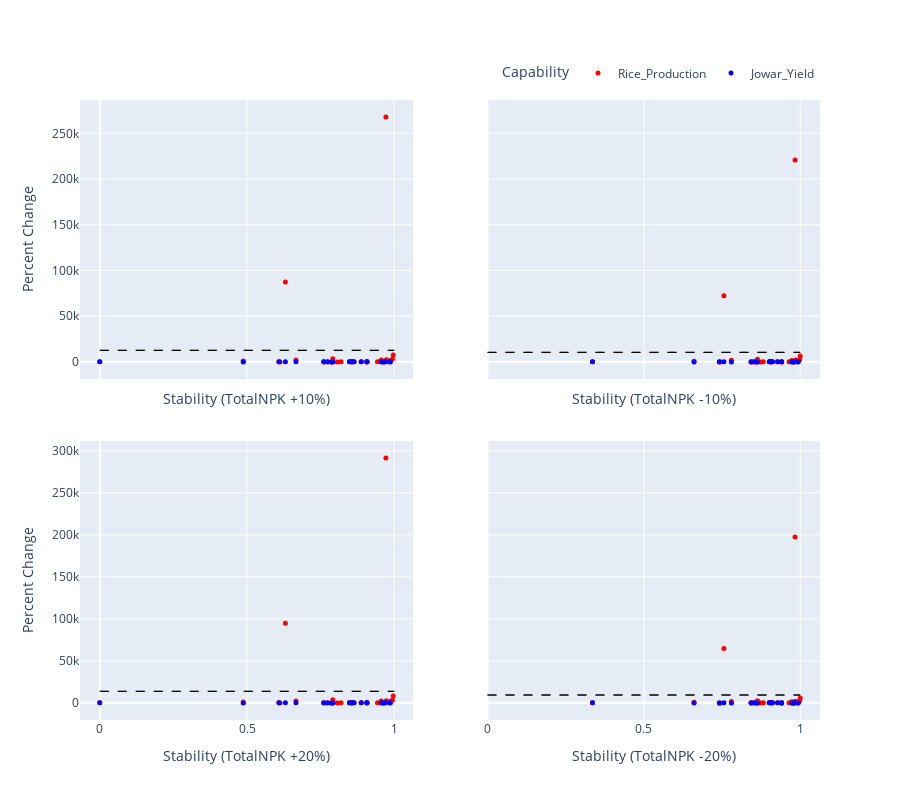

Notebook code for this chart:
### Code cell
base_column = "TotalNPK"
capability_vector = ["Rice_Production", "Jowar_Yield"]
# change_percentage = 20
change_percentages = [10,20]
dim = len(capability_vector)

new_data_1,result_df,res1_df = calc_and_vis_impact_stability_2D(G, existing_data.copy(), adjacency_file, base_column, capability_vector, change_percentages, dim)
new_data_1.head()

### Figure 1 — Plotly figure (JSON) as saved in the notebook; plotly's stock layout.template omitted (floating-point values rounded to 4 significant figures)
{"data": [{"hovertemplate": "%{text}<br>Percent Change: %{y:.2f}<br>Stability: %{x:.2f}", "marker": {"color": "red", "size": 5, "symbol": "circle"}, "mode": "markers", "name": "Rice_Production +10%", "showlegend": false, "text": ["BENGALURU", "BENGALURU(R)", "RAMANAGARA", "CHITRADURGA", "DAVANAGERE", "KOLAR", "CHIKKABALLAPURA", "SHIVAMOGGA", "TUMAKURU", "CHIKKAMAGALURU", "DAKSHINA KANNADA", "UDUPI", "HASSAN", "KODAGU", "MANDYA", "MYSURU", "CHAMARAJANAGAR", "BELAGAVI", "VIJAYAPURA", "BAGALKOT", "DHARAWAD", "GADAG", "HAVERI", "UTTARA KANNADA", "BALLARI", "BIDAR", "KALABURAGI", "YADGIRI", "RAICHUR", "KOPPAL"], "type": "scatter", "x": [0.9556, 0.973, 0.8193, 0.6663, 0.7872, 0.9964, 0.9937, 0.9644, 0.9853, 0.8479, 0.8067, 0.7612, 0.8571, 0.9429, 0.8558, 0.9073, 0.8634, 0, 0.6303, 0.9715, 0.7607, 0.4871, 0.9649, 0.6122, 0.6084, 0.7914, 0.9868, 0.8878, 0.7735, 0.907], "xaxis": "x", "y": [1928.0, 2364.0, 126.6, 2113.0, -45.64, 7490.0, 2922.0, -59.82, 310.5, 66.3, -57.57, -82.59, 28.93, 32.25, -33.11, -52.38, 52.12, 167.0, 87260.0, 267800.0, 208.6, 842.4, 40.65, -68.76, -20.58, 3435.0, 1775.0, 8.927, -36.71, -18.47], "yaxis": "y"}, {"hovertemplate": "%{text}<br>Percent Change: %{y:.2f}<br>Stability: %{x:.2f}", "marker": {"color": "red", "size": 5, "symbol": "circle"}, "mode": "markers", "name": "Rice_Production -10%", "showlegend": false, "text": ["BENGALURU", "BENGALURU(R)", "RAMANAGARA", "CHITRADURGA", "DAVANAGERE", "KOLAR", "CHIKKABALLAPURA", "SHIVAMOGGA", "TUMAKURU", "CHIKKAMAGALURU", "DAKSHINA KANNADA", "UDUPI", "HASSAN", "KODAGU", "MANDYA", "MYSURU", "CHAMARAJANAGAR", "BELAGAVI", "VIJAYAPURA", "BAGALKOT", "DHARAWAD", "GADAG", "HAVERI", "UTTARA KANNADA", "BALLARI", "BIDAR", "KALABURAGI", "YADGIRI", "RAICHUR", "KOPPAL"], "type": "scatter", "x": [0.9728, 0.9844, 0.8819, 0.7799, 0.8605, 1, 0.9982, 0.9786, 0.9926, 0.901, 0.8735, 0.8432, 0.9071, 0.9643, 0.9062, 0.9406, 0.9113, 0.3357, 0.7559, 0.9834, 0.8428, 0.6604, 0.979, 0.7439, 0.7413, 0.8633, 0.9936, 0.9275, 0.8514, 0.9404], "xaxis": "x2", "y": [1603.0, 1978.0, 97.58, 1743.0, -55.22, 6281.0, 2428.0, -66.74, 241.5, 37.4, -64.17, -84.69, 6.52, 9.919, -44.68, -60.62, 27.69, 119.3, 72250.0, 220800.0, 156.9, 691.5, 16.26, -73.48, -34.66, 2865.0, 1453.0, -10.22, -47.91, -32.68], "yaxis": "y2"}, {"hovertemplate": "%{text}<br>Percent Change: %{y:.2f}<br>Stability: %{x:.2f}", "marker": {"color": "blue", "size": 5, "symbol": "circle"}, "mode": "markers", "name": "Jowar_Yield +10%", "showlegend": false, "text": ["BENGALURU", "BENGALURU(R)", "RAMANAGARA", "CHITRADURGA", "DAVANAGERE", "KOLAR", "CHIKKABALLAPURA", "SHIVAMOGGA", "TUMAKURU", "CHIKKAMAGALURU", "DAKSHINA KANNADA", "UDUPI", "HASSAN", "KODAGU", "MANDYA", "MYSURU", "CHAMARAJANAGAR", "BELAGAVI", "VIJAYAPURA", "BAGALKOT", "DHARAWAD", "GADAG", "HAVERI", "UTTARA KANNADA", "BALLARI", "BIDAR", "KALABURAGI", "YADGIRI", "RAICHUR", "KOPPAL"], "type": "scatter", "x": [0.9556, 0.973, 0.8193, 0.6663, 0.7872, 0.9964, 0.9937, 0.9644, 0.9853, 0.8479, 0.8067, 0.7612, 0.8571, 0.9429, 0.8558, 0.9073, 0.8634, 0, 0.6303, 0.9715, 0.7607, 0.4871, 0.9649, 0.6122, 0.6084, 0.7914, 0.9868, 0.8878, 0.7735, 0.907], "xaxis": "x", "y": [-59.96, null, null, -23.59, -33.54, null, null, -56.48, -42.32, 22.31, null, null, 20.31, null, 4.978, -6.34, 67.52, 92.3, -2.47, 32.52, -28.88, -39.92, -11.66, null, -6.146, -40.39, -17.32, 12.88, 19.95, -11.7], "yaxis": "y"}, {"hovertemplate": "%{text}<br>Percent Change: %{y:.2f}<br>Stability: %{x:.2f}", "marker": {"color": "blue", "size": 5, "symbol": "circle"}, "mode": "markers", "name": "Jowar_Yield -10%", "showlegend": false, "text": ["BENGALURU", "BENGALURU(R)", "RAMANAGARA", "CHITRADURGA", "DAVANAGERE", "KOLAR", "CHIKKABALLAPURA", "SHIVAMOGGA", "TUMAKURU", "CHIKKAMAGALURU", "DAKSHINA KANNADA", "UDUPI", "HASSAN", "KODAGU", "MANDYA", "MYSURU", "CHAMARAJANAGAR", "BELAGAVI", "VIJAYAPURA", "BAGALKOT", "DHARAWAD", "GADAG", "HAVERI", "UTTARA KANNADA", "BALLARI", "BIDAR", "KALABURAGI", "YADGIRI", "RAICHUR", "KOPPAL"], "type": "scatter", "x": [0.9728, 0.9844, 0.8819, 0.7799, 0.8605, 1, 0.9982, 0.9786, 0.9926, 0.901, 0.8735, 0.8432, 0.9071, 0.9643, 0.9062, 0.9406, 0.9113, 0.3357, 0.7559, 0.9834, 0.8428, 0.6604, 0.979, 0.7439, 0.7413, 0.8633, 0.9936, 0.9275, 0.8514, 0.9404], "xaxis": "x2", "y": [-62.94, null, null, -30.74, -42.56, null, null, -61.44, -47.88, 7.463, null, null, 5.666, null, -7.277, -17.37, 54.92, 62.86, -13.4, 15.28, -35.68, -44.38, -22.23, null, -19.54, -44.96, -26.57, -2.11, 3.019, -22.7], "yaxis": "y2"}, {"hovertemplate": "%{text}<br>Percent Change: %{y:.2f}<br>Stability: %{x:.2f}", "marker": {"color": "red", "size": 5, "symbol": "circle"}, "mode": "markers", "name": "Rice_Production +20%", "showlegend": false, "text": ["BENGALURU", "BENGALURU(R)", "RAMANAGARA", "CHITRADURGA", "DAVANAGERE", "KOLAR", "CHIKKABALLAPURA", "SHIVAMOGGA", "TUMAKURU", "CHIKKAMAGALURU", "DAKSHINA KANNADA", "UDUPI", "HASSAN", "KODAGU", "MANDYA", "MYSURU", "CHAMARAJANAGAR", "BELAGAVI", "VIJAYAPURA", "BAGALKOT", "DHARAWAD", "GADAG", "HAVERI", "UTTARA KANNADA", "BALLARI", "BIDAR", "KALABURAGI", "YADGIRI", "RAICHUR", "KOPPAL"], "type": "scatter", "x": [0.9556, 0.973, 0.8193, 0.6663, 0.7872, 0.9964, 0.9937, 0.9644, 0.9853, 0.8479, 0.8067, 0.7612, 0.8571, 0.9429, 0.8558, 0.9073, 0.8634, 0, 0.6303, 0.9715, 0.7607, 0.4871, 0.9649, 0.6122, 0.6084, 0.7914, 0.9868, 0.8878, 0.7735, 0.907], "xaxis": "x3", "y": [2091.0, 2556.0, 141.1, 2298.0, -40.85, 8095.0, 3170.0, -56.36, 344.9, 80.75, -54.27, -81.54, 40.14, 43.42, -27.33, -48.26, 64.33, 190.9, 94770.0, 291300.0, 234.5, 917.9, 52.85, -66.41, -13.54, 3720.0, 1936.0, 18.5, -31.1, -11.36], "yaxis": "y3"}, {"hovertemplate": "%{text}<br>Percent Change: %{y:.2f}<br>Stability: %{x:.2f}", "marker": {"color": "red", "size": 5, "symbol": "circle"}, "mode": "markers", "name": "Rice_Production -20%", "showlegend": false, "text": ["BENGALURU", "BENGALURU(R)", "RAMANAGARA", "CHITRADURGA", "DAVANAGERE", "KOLAR", "CHIKKABALLAPURA", "SHIVAMOGGA", "TUMAKURU", "CHIKKAMAGALURU", "DAKSHINA KANNADA", "UDUPI", "HASSAN", "KODAGU", "MANDYA", "MYSURU", "CHAMARAJANAGAR", "BELAGAVI", "VIJAYAPURA", "BAGALKOT", "DHARAWAD", "GADAG", "HAVERI", "UTTARA KANNADA", "BALLARI", "BIDAR", "KALABURAGI", "YADGIRI", "RAICHUR", "KOPPAL"], "type": "scatter", "x": [0.9728, 0.9844, 0.8819, 0.7799, 0.8605, 1, 0.9982, 0.9786, 0.9926, 0.901, 0.8735, 0.8432, 0.9071, 0.9643, 0.9062, 0.9406, 0.9113, 0.3357, 0.7559, 0.9834, 0.8428, 0.6604, 0.979, 0.7439, 0.7413, 0.8633, 0.9936, 0.9275, 0.8514, 0.9404], "xaxis": "x4", "y": [1441.0, 1786.0, 83.08, 1558.0, -60.01, 5677.0, 2180.0, -70.2, 207.0, 22.95, -67.47, -85.73, -4.686, -1.247, -50.46, -64.74, 15.47, 95.44, 64740.0, 197300.0, 131.0, 616.0, 4.059, -75.83, -41.7, 2580.0, 1292.0, -19.79, -53.52, -39.79], "yaxis": "y4"}, {"hovertemplate": "%{text}<br>Percent Change: %{y:.2f}<br>Stability: %{x:.2f}", "marker": {"color": "blue", "size": 5, "symbol": "circle"}, "mode": "markers", "name": "Jowar_Yield +20%", "showlegend": false, "text": ["BENGALURU", "BENGALURU(R)", "RAMANAGARA", "CHITRADURGA", "DAVANAGERE", "KOLAR", "CHIKKABALLAPURA", "SHIVAMOGGA", "TUMAKURU", "CHIKKAMAGALURU", "DAKSHINA KANNADA", "UDUPI", "HASSAN", "KODAGU", "MANDYA", "MYSURU", "CHAMARAJANAGAR", "BELAGAVI", "VIJAYAPURA", "BAGALKOT", "DHARAWAD", "GADAG", "HAVERI", "UTTARA KANNADA", "BALLARI", "BIDAR", "KALABURAGI", "YADGIRI", "RAICHUR", "KOPPAL"], "type": "scatter", "x": [0.9556, 0.973, 0.8193, 0.6663, 0.7872, 0.9964, 0.9937, 0.9644, 0.9853, 0.8479, 0.8067, 0.7612, 0.8571, 0.9429, 0.8558, 0.9073, 0.8634, 0, 0.6303, 0.9715, 0.7607, 0.4871, 0.9649, 0.6122, 0.6084, 0.7914, 0.9868, 0.8878, 0.7735, 0.907], "xaxis": "x3", "y": [-58.48, null, null, -20.01, -29.02, null, null, -54.0, -39.54, 29.74, null, null, 27.64, null, 11.1, -0.8276, 73.81, 107.0, 2.995, 41.13, -25.49, -37.69, -6.376, null, 0.5518, -38.1, -12.7, 20.37, 28.42, -6.193], "yaxis": "y3"}, {"hovertemplate": "%{text}<br>Percent Change: %{y:.2f}<br>Stability: %{x:.2f}", "marker": {"color": "blue", "size": 5, "symbol": "circle"}, "mode": "markers", "name": "Jowar_Yield -20%", "showlegend": false, "text": ["BENGALURU", "BENGALURU(R)", "RAMANAGARA", "CHITRADURGA", "DAVANAGERE", "KOLAR", "CHIKKABALLAPURA", "SHIVAMOGGA", "TUMAKURU", "CHIKKAMAGALURU", "DAKSHINA KANNADA", "UDUPI", "HASSAN", "KODAGU", "MANDYA", "MYSURU", "CHAMARAJANAGAR", "BELAGAVI", "VIJAYAPURA", "BAGALKOT", "DHARAWAD", "GADAG", "HAVERI", "UTTARA KANNADA", "BALLARI", "BIDAR", "KALABURAGI", "YADGIRI", "RAICHUR", "KOPPAL"], "type": "scatter", "x": [0.9728, 0.9844, 0.8819, 0.7799, 0.8605, 1, 0.9982, 0.9786, 0.9926, 0.901, 0.8735, 0.8432, 0.9071, 0.9643, 0.9062, 0.9406, 0.9113, 0.3357, 0.7559, 0.9834, 0.8428, 0.6604, 0.979, 0.7439, 0.7413, 0.8633, 0.9936, 0.9275, 0.8514, 0.9404], "xaxis": "x4", "y": [-64.42, null, null, -34.32, -47.08, null, null, -63.92, -50.67, 0.03776, null, null, -1.658, null, -13.4, -22.88, 48.63, 48.14, -18.86, 6.668, -39.07, -46.6, -27.52, null, -26.24, -47.25, -31.2, -9.603, -5.447, -28.2], "yaxis": "y4"}, {"marker": {"color": "red", "size": 5, "symbol": "circle"}, "mode": "markers", "name": "Rice_Production", "type": "scatter", "x": [null], "xaxis": "x", "y": [null], "yaxis": "y"}, {"marker": {"color": "blue", "size": 5, "symbol": "circle"}, "mode": "markers", "name": "Jowar_Yield", "type": "scatter", "x": [null], "xaxis": "x", "y": [null], "yaxis": "y"}], "layout": {"height": 800, "legend": {"orientation": "h", "title": {"text": "Capability"}, "x": 1, "xanchor": "right", "y": 1.02, "yanchor": "bottom"}, "shapes": [{"line": {"color": "black", "dash": "dash", "width": 1}, "name": "Avg Stability", "type": "line", "x0": 0.8122, "x1": 0.8122, "xref": "x", "y0": 0, "y1": 1, "yref": "y"}, {"line": {"color": "black", "dash": "dash", "width": 1}, "name": "Avg Stability", "type": "line", "x0": 0.8772, "x1": 0.8772, "xref": "x2", "y0": 0, "y1": 1, "yref": "y2"}, {"line": {"color": "black", "dash": "dash", "width": 1}, "name": "Avg Impact", "type": "line", "x0": 0, "x1": 1, "xref": "x", "y0": 12620.0, "y1": 12620.0, "yref": "y"}, {"line": {"color": "black", "dash": "dash", "width": 1}, "name": "Avg Impact", "type": "line", "x0": 0, "x1": 1, "xref": "x2", "y0": 10410.0, "y1": 10410.0, "yref": "y2"}, {"line": {"color": "black", "dash": "dash", "width": 1}, "name": "Avg Stability", "type": "line", "x0": 0.8122, "x1": 0.8122, "xref": "x", "y0": 0, "y1": 1, "yref": "y"}, {"line": {"color": "black", "dash": "dash", "width": 1}, "name": "Avg Stability", "type": "line", "x0": 0.8772, "x1": 0.8772, "xref": "x2", "y0": 0, "y1": 1, "yref": "y2"}, {"line": {"color": "black", "dash": "dash", "width": 1}, "name": "Avg Impact", "type": "line", "x0": 0, "x1": 1, "xref": "x", "y0": 12620.0, "y1": 12620.0, "yref": "y"}, {"line": {"color": "black", "dash": "dash", "width": 1}, "name": "Avg Impact", "type": "line", "x0": 0, "x1": 1, "xref": "x2", "y0": 10410.0, "y1": 10410.0, "yref": "y2"}, {"line": {"color": "black", "dash": "dash", "width": 1}, "name": "Avg Stability", "type": "line", "x0": 0.8122, "x1": 0.8122, "xref": "x3", "y0": 0, "y1": 1, "yref": "y3"}, {"line": {"color": "black", "dash": "dash", "width": 1}, "name": "Avg Stability", "type": "line", "x0": 0.8772, "x1": 0.8772, "xref": "x4", "y0": 0, "y1": 1, "yref": "y4"}, {"line": {"color": "black", "dash": "dash", "width": 1}, "name": "Avg Impact", "type": "line", "x0": 0, "x1": 1, "xref": "x3", "y0": 13720.0, "y1": 13720.0, "yref": "y3"}, {"line": {"color": "black", "dash": "dash", "width": 1}, "name": "Avg Impact", "type": "line", "x0": 0, "x1": 1, "xref": "x4", "y0": 9304.0, "y1": 9304.0, "yref": "y4"}, {"line": {"color": "black", "dash": "dash", "width": 1}, "name": "Avg Stability", "type": "line", "x0": 0.8122, "x1": 0.8122, "xref": "x3", "y0": 0, "y1": 1, "yref": "y3"}, {"line": {"color": "black", "dash": "dash", "width": 1}, "name": "Avg Stability", "type": "line", "x0": 0.8772, "x1": 0.8772, "xref": "x4", "y0": 0, "y1": 1, "yref": "y4"}, {"line": {"color": "black", "dash": "dash", "width": 1}, "name": "Avg Impact", "type": "line", "x0": 0, "x1": 1, "xref": "x3", "y0": 13720.0, "y1": 13720.0, "yref": "y3"}, {"line": {"color": "black", "dash": "dash", "width": 1}, "name": "Avg Impact", "type": "line", "x0": 0, "x1": 1, "xref": "x4", "y0": 9304.0, "y1": 9304.0, "yref": "y4"}], "showlegend": true, "xaxis": {"anchor": "y", "domain": [0, 0.45], "matches": "x3", "showticklabels": false, "title": {"text": "Stability (TotalNPK +10%)"}}, "xaxis2": {"anchor": "y2", "domain": [0.55, 1], "matches": "x4", "showticklabels": false, "title": {"text": "Stability (TotalNPK -10%)"}}, "xaxis3": {"anchor": "y3", "domain": [0, 0.45], "title": {"text": "Stability (TotalNPK +20%)"}}, "xaxis4": {"anchor": "y4", "domain": [0.55, 1], "title": {"text": "Stability (TotalNPK -20%)"}}, "yaxis": {"anchor": "x", "domain": [0.55, 1], "title": {"text": "Percent Change"}}, "yaxis2": {"anchor": "x2", "domain": [0.55, 1], "matches": "y", "showticklabels": false}, "yaxis3": {"anchor": "x3", "domain": [0, 0.45], "title": {"text": "Percent Change"}}, "yaxis4": {"anchor": "x4", "domain": [0, 0.45], "matches": "y3", "showticklabels": false}}}
